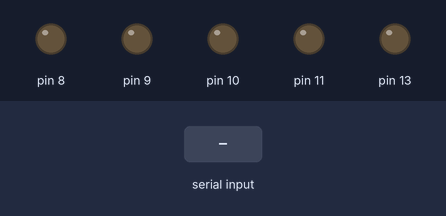
The sketch below on a simulated Arduino Uno, built with avr-gcc and run on an emulated ATmega328P. On the bench: output pins drawn as LEDs (lit = HIGH). The test bench sets the inputs (shaded band).

Above: at 1.2 s.
1.3 s: "D" received over Serial
At 1.37 s:
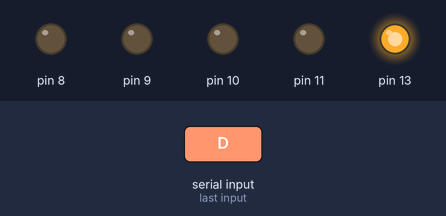
4.3 s: "O" received over Serial
At 5.0 s:
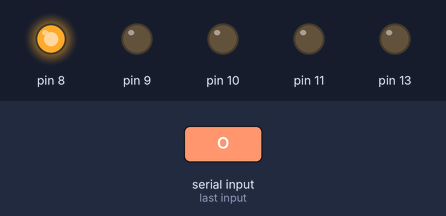
6.1 s: "W" received over Serial
At 6.8 s:
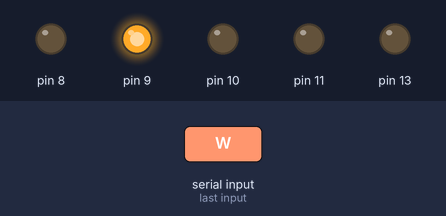
7.7 s: "P" received over Serial
At 9.0 s:
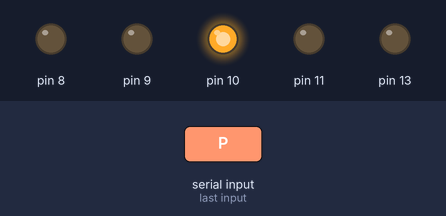
9.3 s: "1" received over Serial
At 9.37 s:
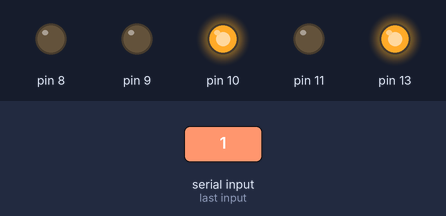
Timing chart, 0 to 11.9 s (numbered marks = the images above; inputs shaded):
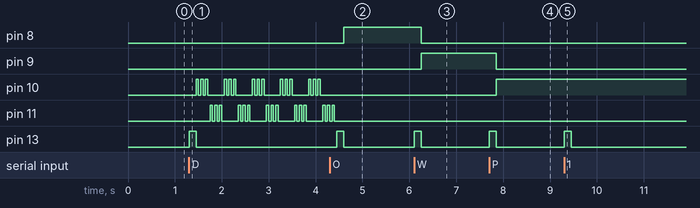

Measured:
- after the input at 1.3 s, pin 10: LOW → HIGH after 0.15 s, then repeats every 0.60 s: 2 × (LOW 0.05 s, HIGH 0.05 s), LOW 0.35 s, HIGH 0.05 s; pin 11: LOW → HIGH after 0.45 s, then repeats every 0.60 s: 2 × (LOW 0.05 s, HIGH 0.05 s), LOW 0.35 s, HIGH 0.05 s; pin 13: LOW → HIGH at once, → LOW 0.15 s later
- after the input at 4.3 s, pin 8: LOW → HIGH after 0.30 s; pin 10: stops changing and stays LOW; pin 11: goes on until 4.4 s, then stays LOW; pin 13: LOW → HIGH after 0.15 s, → LOW 0.15 s later
- after the input at 6.1 s, pin 8: HIGH → LOW after 0.15 s; pin 9: LOW → HIGH after 0.15 s; pin 13: LOW → HIGH at once, → LOW 0.15 s later
- after the input at 7.7 s, pin 9: HIGH → LOW after 0.15 s; pin 10: LOW → HIGH after 0.15 s; pin 13: LOW → HIGH at once, → LOW 0.15 s later
- after the input at 9.3 s, pin 13: LOW → HIGH at once, → LOW 0.15 s later

The sketch:

api_mon_4leds.ino
```cpp
// Arduino Sketch - Display Highest Monitoring Severity via 4 LED(s)
// Tim Daish, NCC Group Web Performance, May 2015
//
// Responds to a single character sent via USB (serial port) from a computer linked to NCC Group Monitoring API via Non-Interactive Dashboard with COM enabled
// Turns on one or more LED(s) to represent the highest level of severity from a number of monitored pages, user journeys and/or web services
//
// 4 LEDs connected to Arduino via resistors:
// green on Pin 8
// yellow on Pin 9
// red on Pin 10
// blue on Pin 11
//
char incomingByte = 0; // for incoming serial data
int severity = 0; // for ASCII value of received character
int dval = 50; // change speed of flashing lights for a DOWN severity by changing this value (in milliseconds)

void setup() {
  Serial.begin(9600,SERIAL_7N1); // opens serial port, sets data rate to 9600 baud, 7 data bits (*IMPORTANT), no parity, 1 stop bit
  pinMode(13, OUTPUT);
  pinMode(11, OUTPUT);
  pinMode(10, OUTPUT);
  pinMode(9, OUTPUT);
  pinMode(8, OUTPUT);
}

void loop() {
  // check for data being available on serial port - just read one character
  if (Serial.available()) {
    // read the incoming byte:
    incomingByte = Serial.read();
    severity = incomingByte;

    // flash the LED on pin 13 to signify that data was received
    digitalWrite(13, HIGH);
    delay(150);
    digitalWrite(13, LOW);
  }

  // set appropriate LEDs on and off by severity
  switch (severity)
  {
    case 'O': // OK - turn on green LED on Pin 8
      digitalWrite(11, LOW);
      digitalWrite(10, LOW);
      digitalWrite(9, LOW);
      digitalWrite(8, HIGH);
      break;

    case 'W': // WARNING - turn on yellow LED on Pin 9
      digitalWrite(11, LOW);
      digitalWrite(10, LOW);
      digitalWrite(9, HIGH);
      digitalWrite(8, LOW);
      break;

    case 'P': // PROBLEM - turn on red LED on pin 10
      digitalWrite(11, LOW);
      digitalWrite(10, HIGH);
      digitalWrite(9, LOW);
      digitalWrite(8, LOW);
      break;

    case 'D': // DOWN - alternate flashing of red LED on Pin 10 and blue LED on Pin 11 - each of red and blue flashes 3 times, emergency style
      digitalWrite(9, LOW);
      digitalWrite(8, LOW);
      digitalWrite(10, HIGH);
      delay(dval);
      digitalWrite(10, LOW);
      delay(dval);
      digitalWrite(10, HIGH);
      delay(dval);
      digitalWrite(10, LOW);
      delay(dval);
      digitalWrite(10, HIGH);
      delay(dval);
      digitalWrite(10, LOW);
      delay(dval);
      digitalWrite(11, HIGH);
      delay(dval);
      digitalWrite(11, LOW);
      delay(dval);
      digitalWrite(11, HIGH);
      delay(dval);
      digitalWrite(11, LOW);
      delay(dval);
      digitalWrite(11, HIGH);
      delay(dval);
      digitalWrite(11, LOW);
      delay(dval);
      break;
    } // end switch
}
```
